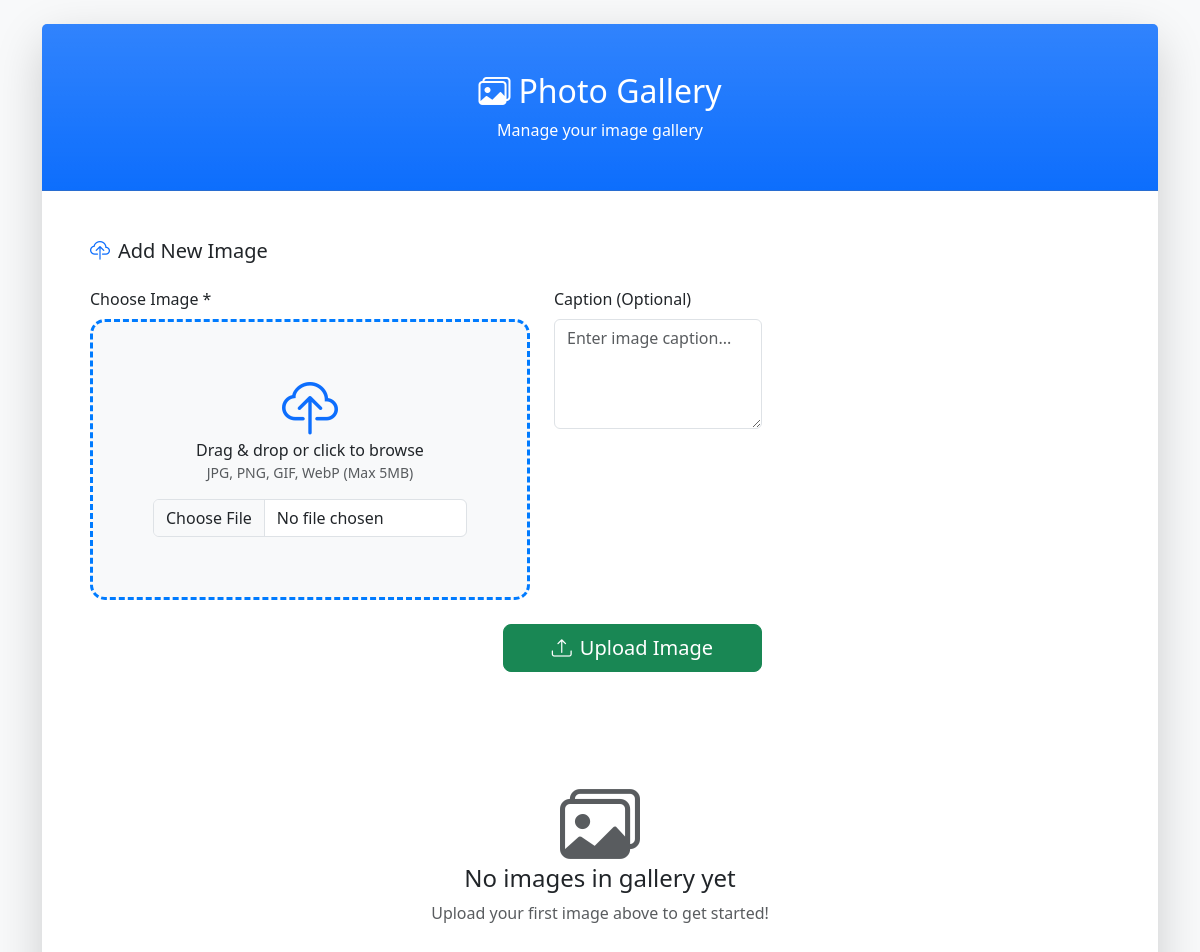
The page /admin/upload-gallery-photo.php (signed in) on the database as committed earlier.
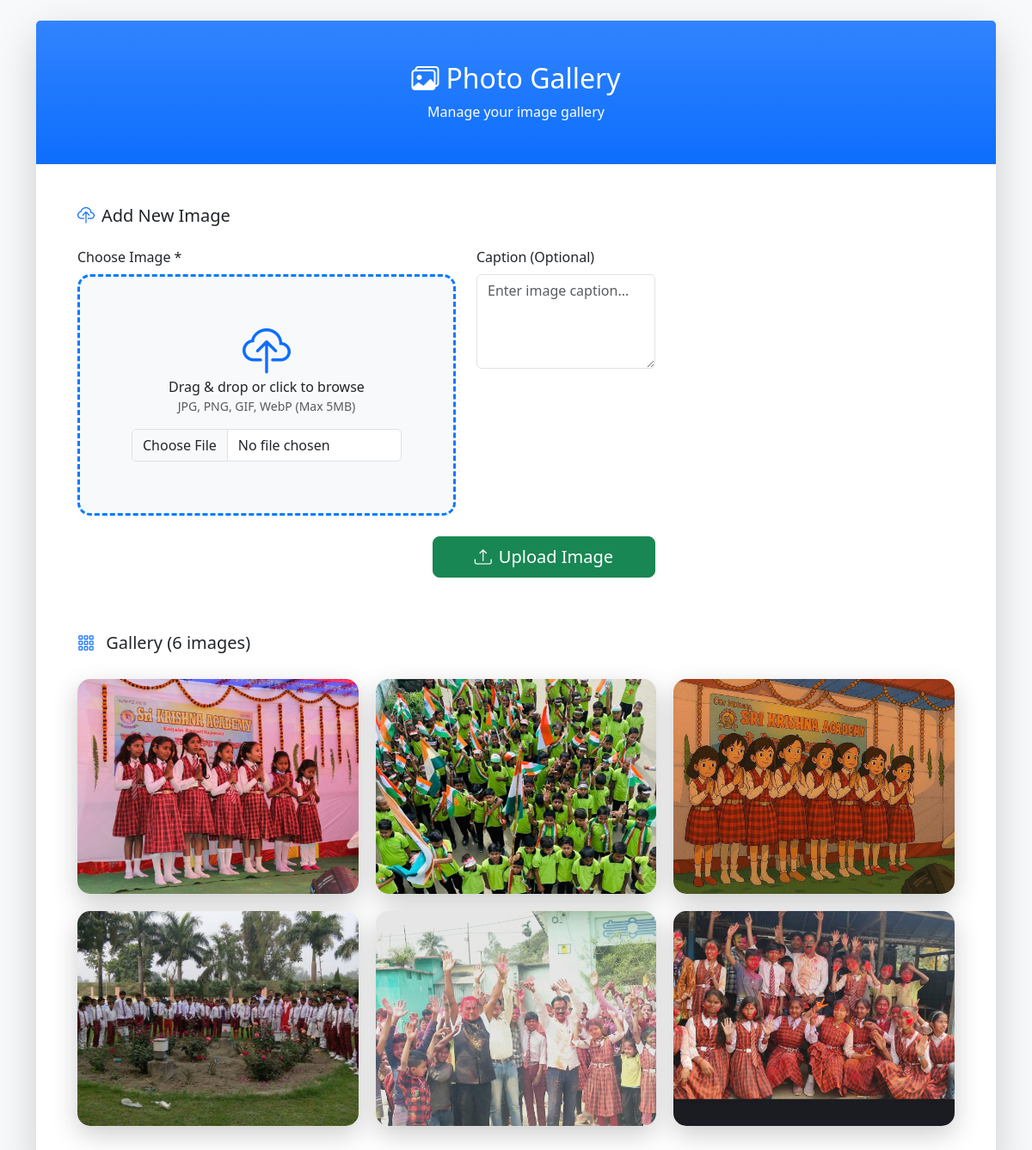
The same page on the database as committed later.
### tables this page shows
CREATE TABLE `gallery_uploads` (
  `id` int(11) NOT NULL,
  `filename` varchar(255) NOT NULL,
  `original_name` varchar(255) NOT NULL,
  `file_size` int(11) NOT NULL,
  `upload_date` timestamp NOT NULL DEFAULT current_timestamp(),
  `caption` text DEFAULT NULL
);

### admin/upload-gallery-photo.php (the view, shortened to what this page needs)
<?php
include '../includes/db.php';
$stmt = $pdo->query("SELECT * FROM gallery_uploads ORDER BY upload_date DESC");
$gallery_images = $stmt->fetchAll();
?>
<!DOCTYPE html>
<html lang="en">
<head>
    <link href="https://cdn.jsdelivr.net/npm/bootstrap@5.3.3/dist/css/bootstrap.min.css" rel="stylesheet">
    <link href="https://cdn.jsdelivr.net/npm/bootstrap-icons@1.11.0/font/bootstrap-icons.css" rel="stylesheet">
</head>
<body class="bg-light">
    <div class="container mt-4 mb-5">
        <div class="row justify-content-center">
            <div class="col-lg-12">
                <div class="card shadow-lg border-0 rounded-4">
                    <div class="card-header bg-gradient bg-primary text-white text-center py-5">
                        <h2 class="mb-0">
                            <i class="bi bi-images me-2"></i>Photo Gallery
                        </h2>
                        <p class="mb-0 opacity-90 mt-2">Manage your image gallery</p>
                    </div>
                    <div class="card-body p-5">
                        <div class="row mb-5">
                            <div class="col-md-8">
                                <h5 class="section-title mb-4">
                                    <i class="bi bi-cloud-upload me-2 text-primary"></i>Add New Image
                                </h5>
                                <form method="POST" enctype="multipart/form-data" id="uploadForm">
                                    <div class="row g-4">
                                        <div class="col-md-8">
                                            <label class="form-label">Choose Image <span
                                                    class="required">*</span></label>
                                            <div class="upload-zone">
                                                <i class="bi bi-cloud-upload display-4 text-primary mb-3"></i>
                                                <div>Drag & drop or click to browse</div>
                                                <small class="text-muted">JPG, PNG, GIF, WebP (Max 5MB)</small>
                                                <input type="file" name="gallery_image" class="form-control mt-3"
                                                    accept="image/*" required>
                                            </div>
                                        </div>
                                        <div class="col-md-4">
                                            <label class="form-label">Caption (Optional)</label>
                                            <textarea class="form-control" name="caption" rows="4"
                                                placeholder="Enter image caption..."></textarea>
                                        </div>
                                    </div>
                                    <div class="text-end mt-4">
                                        <button type="submit" class="btn btn-success btn-lg px-5">
                                            <i class="bi bi-upload me-2"></i>Upload Image
                                        </button>
                                    </div>
                                </form>
                            </div>
                        </div>
                        <?php if (!empty($gallery_images)): ?>
                            <h5 class="section-title">
                                <i class="bi bi-grid-3x3-gap me-2 text-primary"></i>
                                Gallery (<?= count($gallery_images) ?> images)
                            </h5>
                            <div class="gallery-grid">
                                <?php foreach ($gallery_images as $image): ?>
                                    <?php
                                    $image_path = '../uploads/photos/' . $image['filename'];
                                    if (file_exists($image_path)):
                                        ?>
                                        <div class="gallery-item">
                                            <img src="<?= $image_path ?>" alt="<?= htmlspecialchars($image['original_name']) ?>"
                                                class="gallery-img" data-bs-toggle="modal"
                                                data-bs-target="#imageModal<?= $image['id'] ?>">
                                        </div>
                                    <?php endif; ?>
                                <?php endforeach; ?>
                            </div>
                        <?php else: ?>
                            <div class="text-center py-5">
                                <i class="bi bi-images display-1 text-muted mb-4"></i>
                                <h4>No images in gallery yet</h4>
                                <p class="text-muted">Upload your first image above to get started!</p>
                            </div>
                        <?php endif; ?>
                    </div>
                </div>
            </div>
        </div>
    </div>
</body>
</html>

Rows that differ between the two databases and show on the page:
added gallery_uploads: filename (picture)
added gallery_uploads: filename (picture)
added gallery_uploads: filename (picture)
added gallery_uploads: filename (picture)
added gallery_uploads: filename (picture)
added gallery_uploads: filename (picture)
Other text that changed with them:
count($gallery_images): (not shown) → "6"
text no longer shown: "No images in gallery yet Upload your first image above to get started!"
text now shown: "Gallery ( images)"
